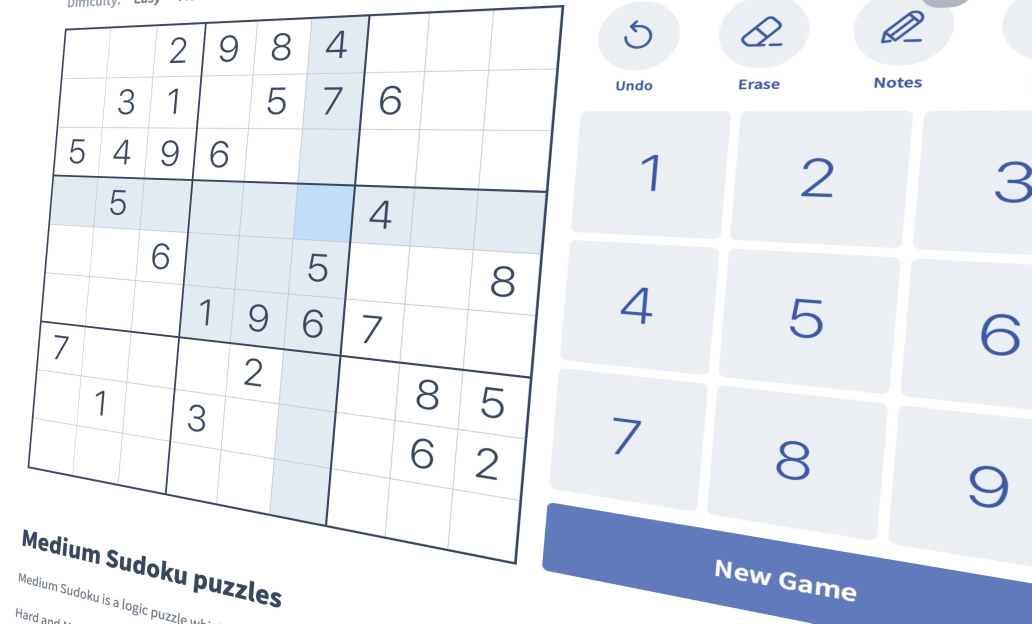
#> input picture media/images/sudoku_img2.jpg, 2063 x 1247 px (shown at 1/2 size)
$ python -i image_utils.py   (imports and definitions only)
#> lines starting #> are read from the running program, lines starting #| are printed output that depends on the picture; after the words box and inside, x2 and y2 are one past the last pixel; in counts of white or black regions, pixels touching at a corner belong together
import cv2
import numpy as np

def img_preprocess(image):
    gray = cv2.cvtColor(image, cv2.COLOR_RGB2GRAY)
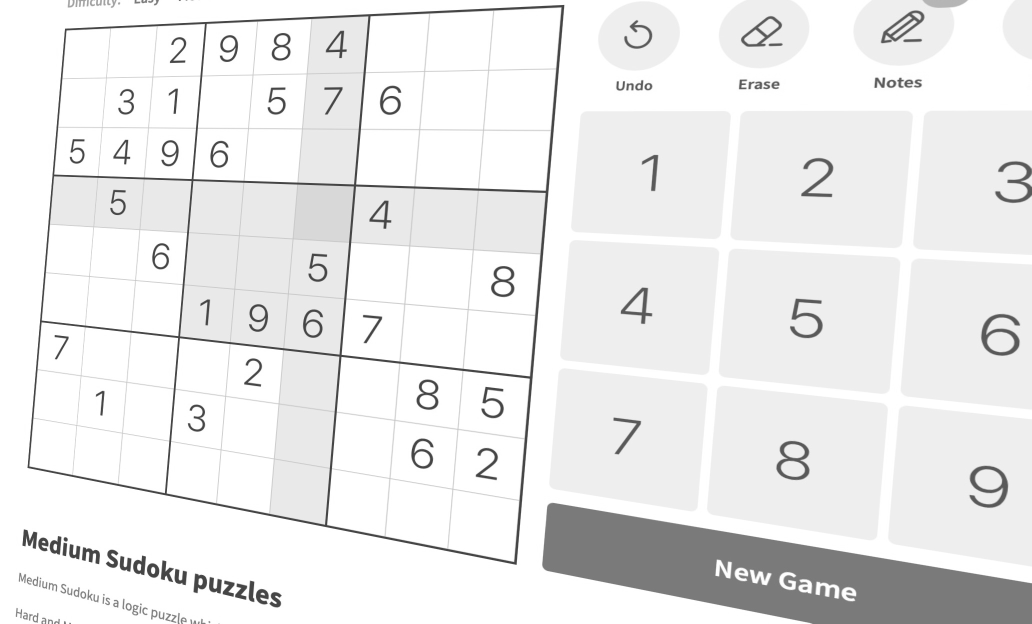
#> gray: shape (1247, 2063) (shown at 1/2 size); min 60, max 255, mean 235
    blur = cv2.GaussianBlur(gray, (3, 3), 1)
    thresh = cv2.adaptiveThreshold(blur, 255, cv2.ADAPTIVE_THRESH_GAUSSIAN_C,
                                   cv2.THRESH_BINARY, 11, 2)
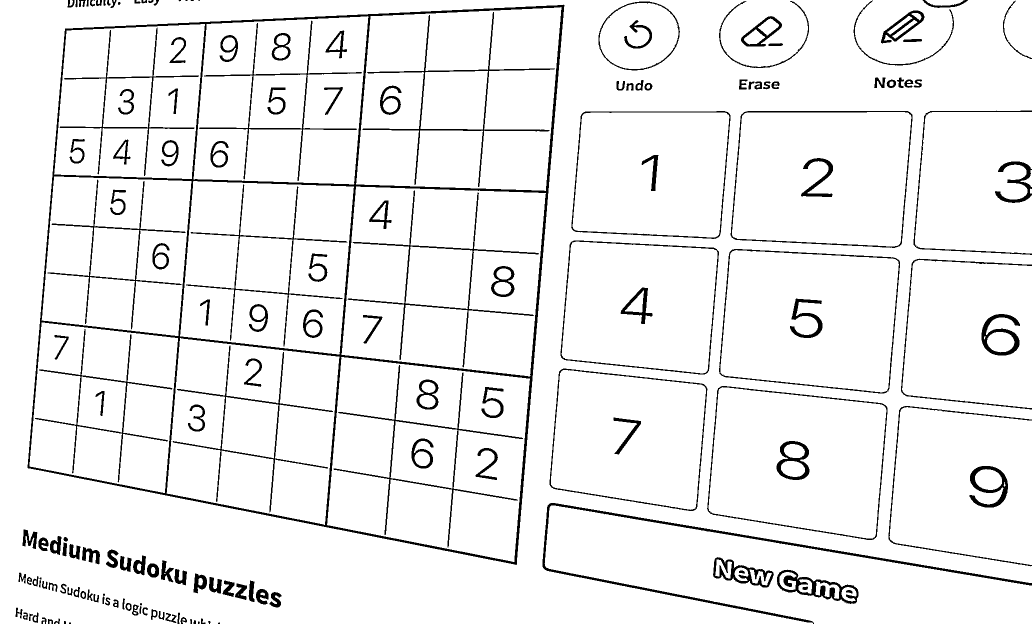
#> thresh: shape (1247, 2063) (shown at 1/2 size); 93.9% white; 171 black regions (14 under 20 px), largest, box (x1, y1, x2, y2) and area: (55, 9, 1129, 1130) 33586, (1085, 1006, 2063, 1247) 7794, (725, 24, 1110, 374) 4209
    invert = cv2.bitwise_not(thresh)
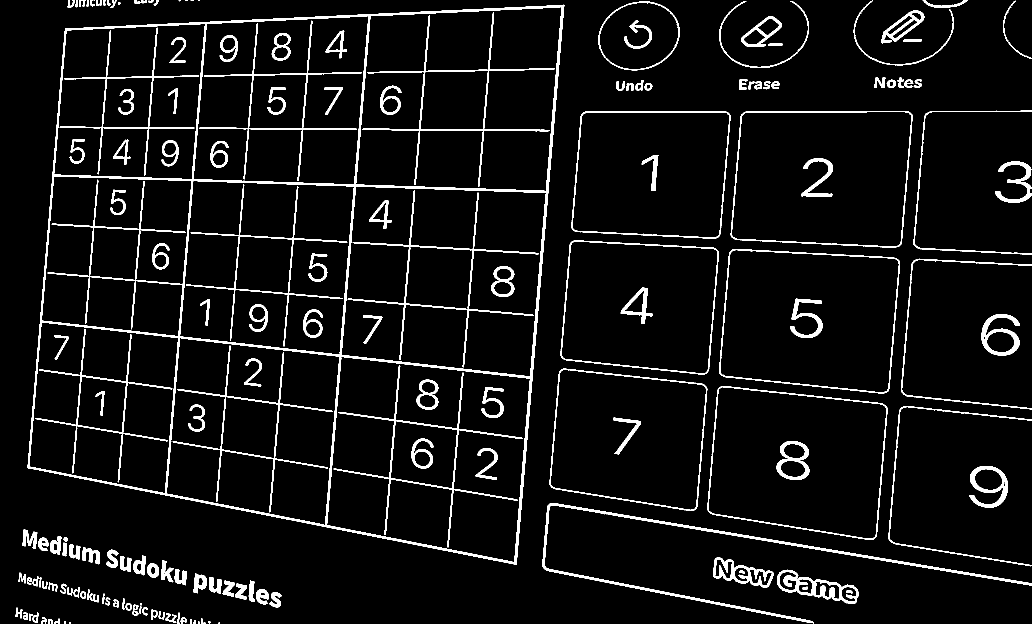
#> invert: shape (1247, 2063) (shown at 1/2 size); 6.1% white; 171 white regions (14 under 20 px), largest, box (x1, y1, x2, y2) and area: (55, 9, 1129, 1130) 33586, (1085, 1006, 2063, 1247) 7794, (725, 24, 1110, 374) 4209
    kernel = np.ones((1, 1))
    opening = cv2.morphologyEx(invert, cv2.MORPH_OPEN, kernel)
    return opening

# [123 lines left out: functions get_largest_box, identify_corners, get_perspective_transform, split_grid, display_nums, displaySuccessMsg, not called in this run]

>>> import cv2
>>> picture = cv2.cvtColor(cv2.imread('../media/images/sudoku_img2.jpg'), cv2.COLOR_BGR2RGB)
>>> result = img_preprocess(picture)

$ run again, on media/images/sudoku_img3.jpg
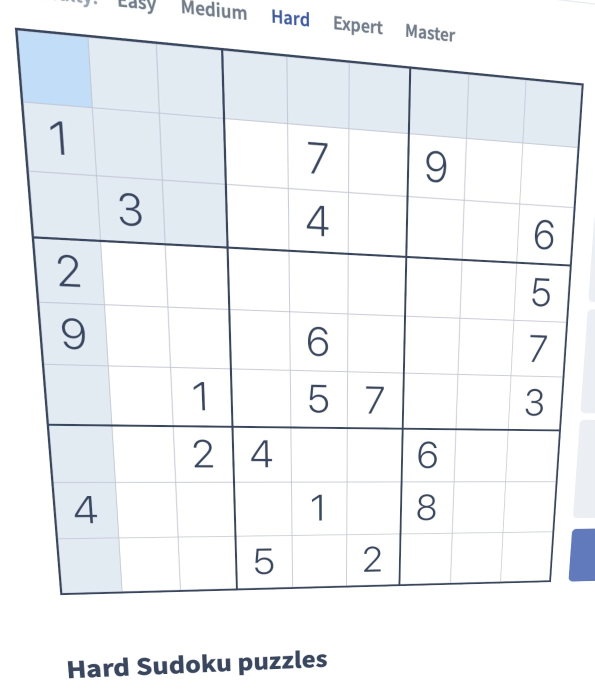
#> input picture media/images/sudoku_img3.jpg, 1189 x 1381 px (shown at 1/2 size)
#> in img_preprocess, `thresh = cv2.adaptiveThreshold(blur, 255, cv2.ADAPTIVE_THRESH_GAUSSIAN..`:
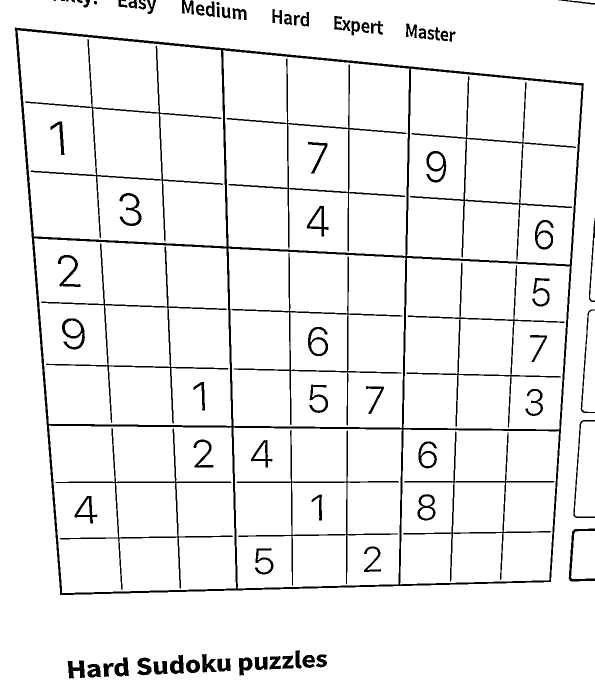
#> thresh: shape (1381, 1189) (shown at 1/2 size); 93.8% white; 90 black regions (7 under 20 px), largest, box (x1, y1, x2, y2) and area: (29, 55, 1168, 1190) 34967, (50, 78, 446, 483) 4506, (453, 117, 813, 503) 4211
#> in img_preprocess, `invert = cv2.bitwise_not(thresh)`:
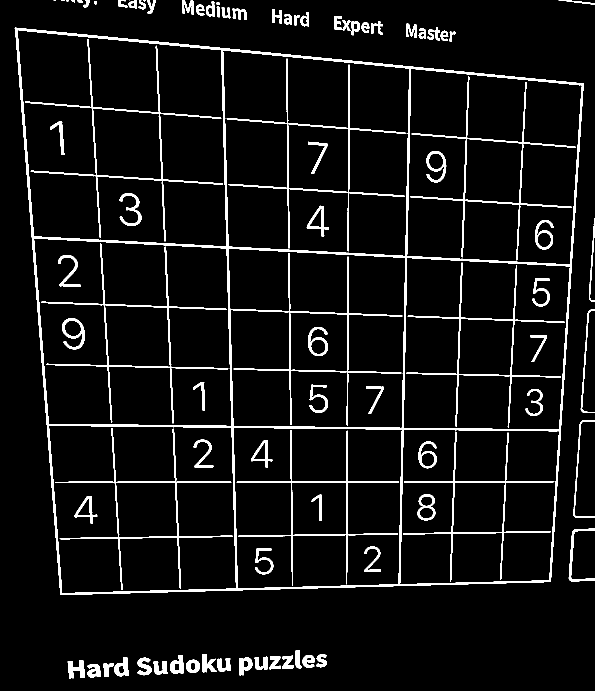
#> invert: shape (1381, 1189) (shown at 1/2 size); 6.2% white; 90 white regions (7 under 20 px), largest, box (x1, y1, x2, y2) and area: (29, 55, 1168, 1190) 34967, (50, 78, 446, 483) 4506, (453, 117, 813, 503) 4211
